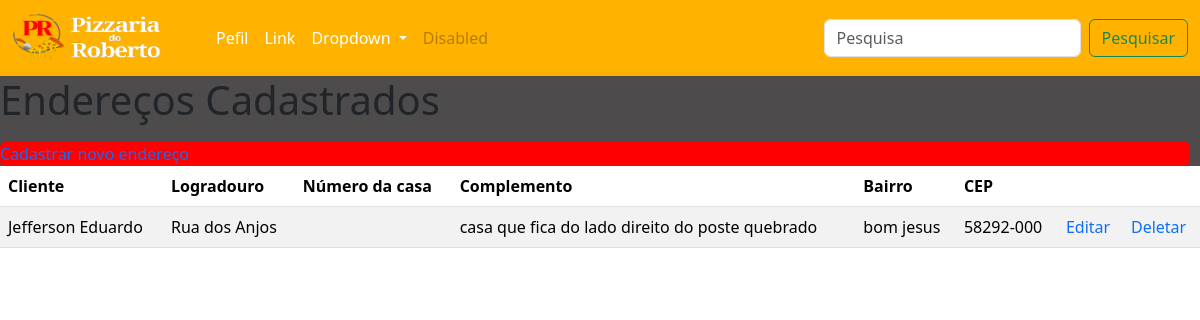
/endereco/, run on the app's committed database.
### core/models.py (models this page shows, shortened)
class Endereco(models.Model):
    cliente = models.ForeignKey(Cliente, on_delete=models.PROTECT)
    logradouro = models.CharField(max_length=150)
    numero_da_casa = models.CharField(max_length=10)
    complemento = models.CharField(max_length=100, blank=True, null=True)
    bairro = models.CharField(max_length=100)
    cep = models.CharField(max_length=10)

class Cliente(models.Model):
    nome = models.CharField(max_length=100)
    email = models.EmailField()
    telefone = models.CharField(max_length=20)
    senha = models.CharField(max_length=100)
    def __str__(self):
        return self.nome

### core/views.py (the view)
# urls.py: path('endereco/', endereco, name='endereco'),
def endereco(request):
    end_lista = Endereco.objects.all()
    contexto = {
        'end_lista': end_lista
    }
    return render(request, 'endereco.html', contexto)

### core/templates/endereco.html (shortened to what this page needs)
{% extends 'bases/base.html' %}
{% block content %}
    <h1>Endereços Cadastrados</h1>
    <div class="butao" >
        <a href="{% url 'cadastro_endereco' %}">Cadastrar novo endereço</a>
    </div>
    <table class="table table-striped">
        <thead>
            <tr>
                <th>Cliente</th>
                <th>Logradouro</th>
                <th>Número da casa</th>
                <th>Complemento</th>
                <th>Bairro</th>
                <th>CEP</th>
                <th></th>
                <th></th>
            </tr>
        </thead>
        <tbody>
            {% for endereco in end_lista %}
            <tr>
                <td>{{ endereco.cliente }}</td>
                <td>{{ endereco.logradouro }}</td>
                <td>{{ endereco.Numero_da_casa }}</td>
                <td>{{ endereco.complemento }}</td>
                <td>{{ endereco.bairro }}</th>
                <td>{{ endereco.cep }}</th>
                <td><a href="{% url 'edit_endereco' endereco.id %}">Editar</a></td>
                <td><a href="{% url 'del_endereco' endereco.id %}">Deletar</a></td>
            </tr>
            {% endfor %}
        </tbody>
    </table>
{% endblock %}

### core/static/style.css (style rules this page uses)
body { background-color: black; color: white; }
a { color: white; text-decoration: none !important; }
.butao { background-color: red; color: white; border-radius: 5px; margin-top: 1.5%; border-color: rgb(153, 5, 5); margin-left: auto; margin-right: 10px; }

### data on the page
Endereco: cliente "Jefferson Eduardo", logradouro "Rua dos Anjos", complemento "casa que fica do lado direito do poste quebrado", bairro "bom jesus", cep "58292-000"
